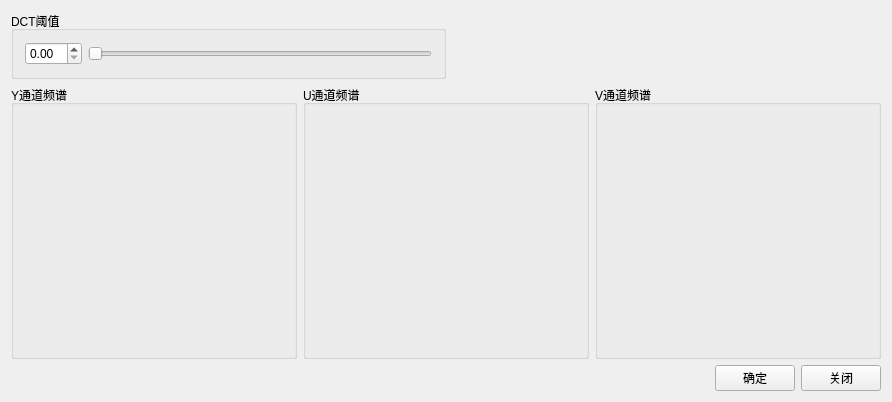
<?xml version="1.0" encoding="UTF-8"?>
<ui version="4.0">
 <class>DctTransformation</class>
 <widget class="QWidget" name="DctTransformation">
  <property name="geometry">
   <rect>
    <x>0</x>
    <y>0</y>
    <width>892</width>
    <height>402</height>
   </rect>
  </property>
  <property name="windowTitle">
   <string>DctTransformation</string>
  </property>
  <layout class="QVBoxLayout" name="verticalLayout_3">
   <item>
    <layout class="QVBoxLayout" name="verticalLayout_2" stretch="0,6,0">
     <item>
      <layout class="QHBoxLayout" name="horizontalLayout_11">
       <item>
        <widget class="QGroupBox" name="groupBox">
         <property name="title">
          <string>DCT阈值</string>
         </property>
         <layout class="QVBoxLayout" name="verticalLayout">
          <item>
           <layout class="QHBoxLayout" name="horizontalLayout">
            <item>
             <widget class="QDoubleSpinBox" name="dctSpinBox"/>
            </item>
            <item>
             <widget class="QSlider" name="dctSlider">
              <property name="orientation">
               <enum>Qt::Horizontal</enum>
              </property>
             </widget>
            </item>
           </layout>
          </item>
         </layout>
        </widget>
       </item>
       <item>
        <spacer name="horizontalSpacer_2">
         <property name="orientation">
          <enum>Qt::Horizontal</enum>
         </property>
         <property name="sizeHint" stdset="0">
          <size>
           <width>40</width>
           <height>20</height>
          </size>
         </property>
        </spacer>
       </item>
      </layout>
     </item>
     <item>
      <layout class="QHBoxLayout" name="horizontalLayout_6">
       <item>
        <widget class="QGroupBox" name="groupBox_2">
         <property name="title">
          <string>Y通道频谱</string>
         </property>
         <layout class="QHBoxLayout" name="horizontalLayout_3">
          <item>
           <widget class="QLabel" name="yLabel">
            <property name="text">
             <string/>
            </property>
           </widget>
          </item>
         </layout>
        </widget>
       </item>
       <item>
        <widget class="QGroupBox" name="groupBox_3">
         <property name="title">
          <string>U通道频谱</string>
         </property>
         <layout class="QHBoxLayout" name="horizontalLayout_4">
          <item>
           <widget class="QLabel" name="uLabel">
            <property name="text">
             <string/>
            </property>
           </widget>
          </item>
         </layout>
        </widget>
       </item>
       <item>
        <widget class="QGroupBox" name="groupBox_4">
         <property name="title">
          <string>V通道频谱</string>
         </property>
         <layout class="QHBoxLayout" name="horizontalLayout_5">
          <item>
           <widget class="QLabel" name="vLabel">
            <property name="text">
             <string/>
            </property>
           </widget>
          </item>
         </layout>
        </widget>
       </item>
      </layout>
     </item>
     <item>
      <layout class="QHBoxLayout" name="horizontalLayout_2">
       <item>
        <spacer name="horizontalSpacer">
         <property name="orientation">
          <enum>Qt::Horizontal</enum>
         </property>
         <property name="sizeHint" stdset="0">
          <size>
           <width>40</width>
           <height>20</height>
          </size>
         </property>
        </spacer>
       </item>
       <item>
        <widget class="QPushButton" name="sureBtn">
         <property name="text">
          <string>确定</string>
         </property>
        </widget>
       </item>
       <item>
        <widget class="QPushButton" name="closeBtn">
         <property name="text">
          <string>关闭</string>
         </property>
        </widget>
       </item>
      </layout>
     </item>
    </layout>
   </item>
  </layout>
 </widget>
 <layoutdefault spacing="6" margin="11"/>
 <resources/>
 <connections/>
</ui>
